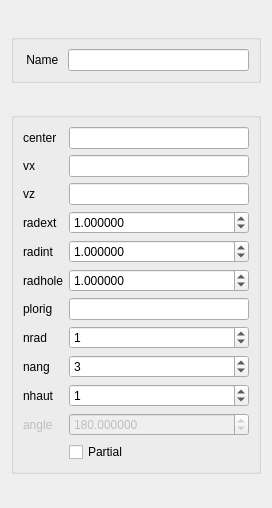
<?xml version="1.0" encoding="UTF-8"?>
<ui version="4.0">
 <class>MakeRindDialog</class>
 <widget class="QDialog" name="MakeRindDialog">
  <property name="geometry">
   <rect>
    <x>0</x>
    <y>0</y>
    <width>272</width>
    <height>508</height>
   </rect>
  </property>
  <property name="sizePolicy">
   <sizepolicy hsizetype="Preferred" vsizetype="Fixed">
    <horstretch>0</horstretch>
    <verstretch>0</verstretch>
   </sizepolicy>
  </property>
  <property name="windowTitle">
   <string>Rind Construction</string>
  </property>
  <layout class="QVBoxLayout" name="verticalLayout">
   <item>
    <widget class="QGroupBox" name="groupBox_3">
     <property name="sizePolicy">
      <sizepolicy hsizetype="Preferred" vsizetype="Fixed">
       <horstretch>0</horstretch>
       <verstretch>0</verstretch>
      </sizepolicy>
     </property>
     <property name="title">
      <string/>
     </property>
     <layout class="QFormLayout" name="formLayout_2">
      <item row="0" column="0">
       <widget class="QLabel" name="label_15">
        <property name="text">
         <string> Name </string>
        </property>
       </widget>
      </item>
      <item row="0" column="1">
       <widget class="QLineEdit" name="name_le">
        <property name="sizePolicy">
         <sizepolicy hsizetype="Minimum" vsizetype="Fixed">
          <horstretch>0</horstretch>
          <verstretch>0</verstretch>
         </sizepolicy>
        </property>
        <property name="maximumSize">
         <size>
          <width>16777215</width>
          <height>16777215</height>
         </size>
        </property>
       </widget>
      </item>
     </layout>
    </widget>
   </item>
   <item>
    <widget class="QGroupBox" name="groupBox">
     <property name="sizePolicy">
      <sizepolicy hsizetype="Preferred" vsizetype="Fixed">
       <horstretch>0</horstretch>
       <verstretch>0</verstretch>
      </sizepolicy>
     </property>
     <property name="title">
      <string/>
     </property>
     <layout class="QFormLayout" name="formLayout">
      <item row="0" column="0">
       <widget class="QLabel" name="label">
        <property name="text">
         <string>center</string>
        </property>
       </widget>
      </item>
      <item row="0" column="1">
       <widget class="QLineEdit" name="center_le">
        <property name="sizePolicy">
         <sizepolicy hsizetype="Minimum" vsizetype="Fixed">
          <horstretch>0</horstretch>
          <verstretch>0</verstretch>
         </sizepolicy>
        </property>
        <property name="readOnly">
         <bool>false</bool>
        </property>
       </widget>
      </item>
      <item row="1" column="0">
       <widget class="QLabel" name="label_2">
        <property name="text">
         <string>vx</string>
        </property>
       </widget>
      </item>
      <item row="1" column="1">
       <widget class="QLineEdit" name="vx_le">
        <property name="sizePolicy">
         <sizepolicy hsizetype="Minimum" vsizetype="Fixed">
          <horstretch>0</horstretch>
          <verstretch>0</verstretch>
         </sizepolicy>
        </property>
        <property name="readOnly">
         <bool>false</bool>
        </property>
       </widget>
      </item>
      <item row="2" column="0">
       <widget class="QLabel" name="label_3">
        <property name="text">
         <string>vz</string>
        </property>
       </widget>
      </item>
      <item row="2" column="1">
       <widget class="QLineEdit" name="vz_le">
        <property name="sizePolicy">
         <sizepolicy hsizetype="Minimum" vsizetype="Fixed">
          <horstretch>0</horstretch>
          <verstretch>0</verstretch>
         </sizepolicy>
        </property>
        <property name="readOnly">
         <bool>false</bool>
        </property>
       </widget>
      </item>
      <item row="3" column="0">
       <widget class="QLabel" name="label_4">
        <property name="text">
         <string>radext</string>
        </property>
       </widget>
      </item>
      <item row="3" column="1">
       <widget class="QDoubleSpinBox" name="radext_spb">
        <property name="decimals">
         <number>6</number>
        </property>
        <property name="maximum">
         <double>1000000000.000000000000000</double>
        </property>
        <property name="value">
         <double>1.000000000000000</double>
        </property>
       </widget>
      </item>
      <item row="4" column="0">
       <widget class="QLabel" name="label_5">
        <property name="text">
         <string>radint</string>
        </property>
       </widget>
      </item>
      <item row="4" column="1">
       <widget class="QDoubleSpinBox" name="radint_spb">
        <property name="decimals">
         <number>6</number>
        </property>
        <property name="maximum">
         <double>1000000000.000000000000000</double>
        </property>
        <property name="value">
         <double>1.000000000000000</double>
        </property>
       </widget>
      </item>
      <item row="5" column="0">
       <widget class="QLabel" name="label_6">
        <property name="text">
         <string>radhole</string>
        </property>
       </widget>
      </item>
      <item row="5" column="1">
       <widget class="QDoubleSpinBox" name="radhole_spb">
        <property name="decimals">
         <number>6</number>
        </property>
        <property name="maximum">
         <double>1000000000.000000000000000</double>
        </property>
        <property name="value">
         <double>1.000000000000000</double>
        </property>
       </widget>
      </item>
      <item row="6" column="0">
       <widget class="QLabel" name="label_7">
        <property name="text">
         <string>plorig</string>
        </property>
       </widget>
      </item>
      <item row="6" column="1">
       <widget class="QLineEdit" name="plorig_le">
        <property name="sizePolicy">
         <sizepolicy hsizetype="Minimum" vsizetype="Fixed">
          <horstretch>0</horstretch>
          <verstretch>0</verstretch>
         </sizepolicy>
        </property>
        <property name="readOnly">
         <bool>false</bool>
        </property>
       </widget>
      </item>
      <item row="7" column="0">
       <widget class="QLabel" name="label_8">
        <property name="text">
         <string>nrad</string>
        </property>
       </widget>
      </item>
      <item row="7" column="1">
       <widget class="QSpinBox" name="nrad_spb">
        <property name="maximum">
         <number>1000000</number>
        </property>
        <property name="value">
         <number>1</number>
        </property>
       </widget>
      </item>
      <item row="8" column="0">
       <widget class="QLabel" name="label_9">
        <property name="text">
         <string>nang</string>
        </property>
       </widget>
      </item>
      <item row="8" column="1">
       <widget class="QSpinBox" name="nang_spb">
        <property name="maximum">
         <number>1000000</number>
        </property>
        <property name="value">
         <number>3</number>
        </property>
       </widget>
      </item>
      <item row="9" column="0">
       <widget class="QLabel" name="label_10">
        <property name="text">
         <string>nhaut</string>
        </property>
       </widget>
      </item>
      <item row="9" column="1">
       <widget class="QSpinBox" name="nhaut_spb">
        <property name="maximum">
         <number>1000000</number>
        </property>
        <property name="value">
         <number>1</number>
        </property>
       </widget>
      </item>
      <item row="10" column="0">
       <widget class="QLabel" name="angle_label">
        <property name="enabled">
         <bool>false</bool>
        </property>
        <property name="text">
         <string>angle</string>
        </property>
       </widget>
      </item>
      <item row="10" column="1">
       <widget class="QDoubleSpinBox" name="angle_spb">
        <property name="enabled">
         <bool>false</bool>
        </property>
        <property name="decimals">
         <number>6</number>
        </property>
        <property name="maximum">
         <double>1000000000.000000000000000</double>
        </property>
        <property name="value">
         <double>180.000000000000000</double>
        </property>
       </widget>
      </item>
      <item row="11" column="1">
       <widget class="QCheckBox" name="partial_cb">
        <property name="text">
         <string>Partial</string>
        </property>
        <property name="checked">
         <bool>false</bool>
        </property>
       </widget>
      </item>
     </layout>
    </widget>
   </item>
  </layout>
 </widget>
 <tabstops>
  <tabstop>name_le</tabstop>
  <tabstop>center_le</tabstop>
  <tabstop>vx_le</tabstop>
  <tabstop>vz_le</tabstop>
  <tabstop>plorig_le</tabstop>
  <tabstop>radext_spb</tabstop>
  <tabstop>radint_spb</tabstop>
  <tabstop>radhole_spb</tabstop>
  <tabstop>nrad_spb</tabstop>
  <tabstop>nang_spb</tabstop>
  <tabstop>nhaut_spb</tabstop>
  <tabstop>angle_spb</tabstop>
  <tabstop>partial_cb</tabstop>
 </tabstops>
 <resources/>
 <connections>
  <connection>
   <sender>partial_cb</sender>
   <signal>toggled(bool)</signal>
   <receiver>angle_spb</receiver>
   <slot>setEnabled(bool)</slot>
   <hints>
    <hint type="sourcelabel">
     <x>291</x>
     <y>210</y>
    </hint>
    <hint type="destinationlabel">
     <x>190</x>
     <y>392</y>
    </hint>
   </hints>
  </connection>
  <connection>
   <sender>partial_cb</sender>
   <signal>toggled(bool)</signal>
   <receiver>angle_label</receiver>
   <slot>setEnabled(bool)</slot>
   <hints>
    <hint type="sourcelabel">
     <x>285</x>
     <y>391</y>
    </hint>
    <hint type="destinationlabel">
     <x>43</x>
     <y>392</y>
    </hint>
   </hints>
  </connection>
 </connections>
</ui>
